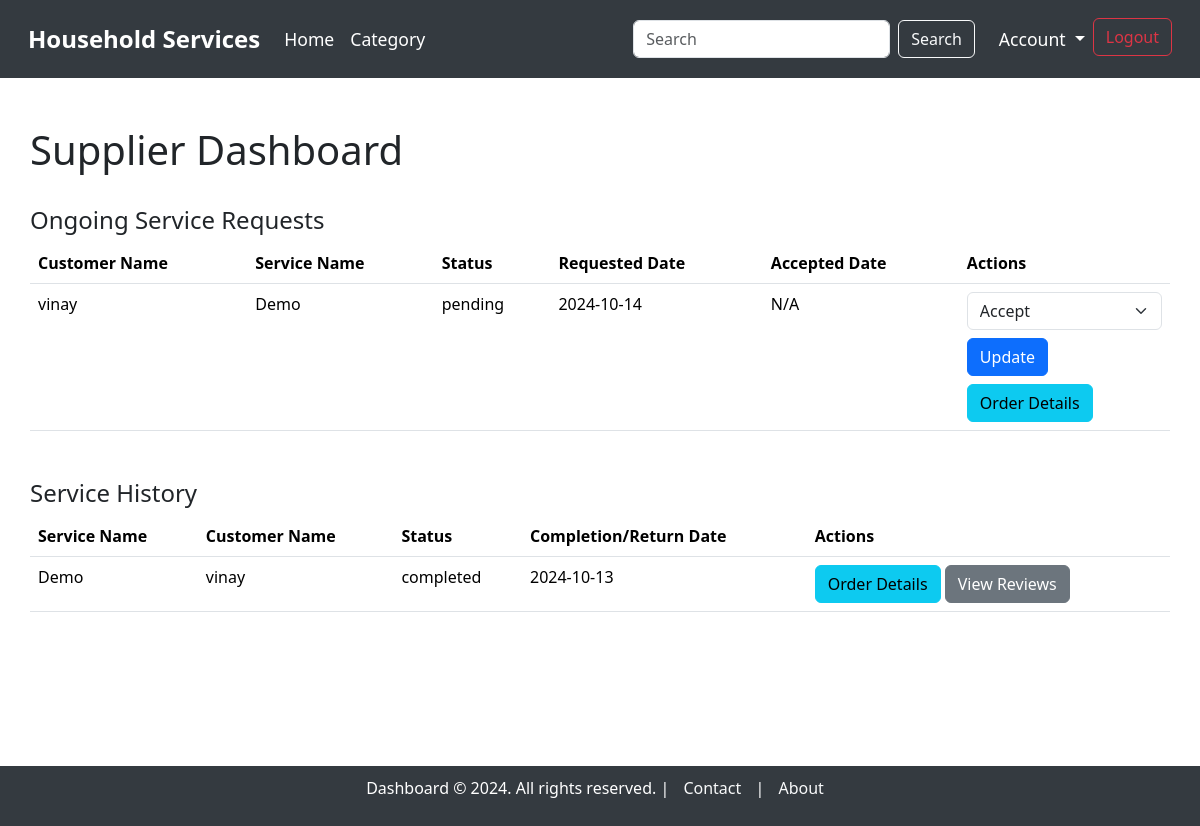
/supplier_dashboard (signed in), run on an earlier commit of the app's database.
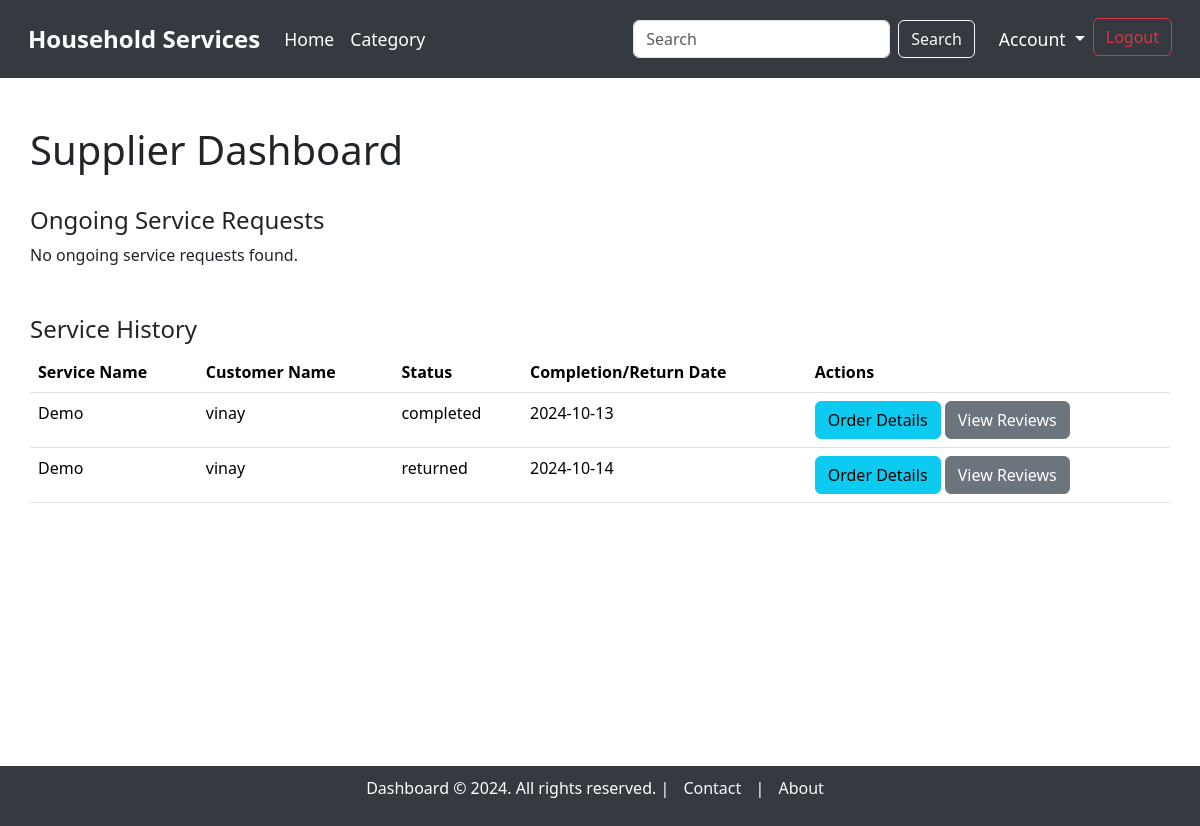
And on a later commit of the database.
### model.py (models this page shows, shortened)
class ServiceRequest(db.Model):
    __tablename__ = "service_requests"
    service_request_id = db.Column(db.Integer, autoincrement=True, primary_key=True)
    service_id = db.Column(db.Integer, db.ForeignKey('service.service_id'), nullable=False)
    user_id = db.Column(db.Integer, db.ForeignKey('users.user_id'), nullable=False)
    supplier_id = db.Column(db.Integer, db.ForeignKey('users.user_id'), nullable=True)  # Link to supplier (optional)
    service_description = db.Column(db.String, nullable=False)
    experience_years = db.Column(db.Integer, nullable=True)
    created_at = db.Column(db.DateTime, default=datetime.utcnow)
    updated_at = db.Column(db.DateTime, default=datetime.utcnow, onupdate=datetime.utcnow)
    date_requested = db.Column(db.DateTime, default=datetime.utcnow, nullable=True)
    date_issued = db.Column(db.DateTime, nullable=True)  #accepted date
    date_completed = db.Column(db.DateTime, nullable=True)
    date_returned = db.Column(db.DateTime, nullable=True)
    status = db.Column(db.String, default='pending')  # 'pending', 'accepted', 'rejected', 'completed', 'returned', 'cancelled'
    price = db.Column(db.Integer, nullable=False)  # Price associated with the service
    customer = db.relationship('User', foreign_keys=[user_id], backref='customer_requests')
    supplier = db.relationship('User', foreign_keys=[supplier_id], backref='supplier_requests')
    service = db.relationship('Service', backref='requests')

class User(db.Model):
    __tablename__ = "users"
    user_id = db.Column(db.Integer, autoincrement=True, primary_key=True)
    full_name = db.Column(db.String, nullable=False)
    username = db.Column(db.String, unique=True, nullable=False)
    email = db.Column(db.String, unique=True, nullable=False)
    password = db.Column(db.String, nullable=False)
    address = db.Column(db.String, nullable=False)
    pincode = db.Column(db.String, nullable=False)
    role = db.Column(db.String, nullable=False)  # 'customer' or 'supplier'
    service_name = db.Column(db.String)  # Only applicable if the user is a supplier
    experience_years = db.Column(db.Integer)  # Only applicable if the user is a supplier
    document = db.Column(db.String)  # Path or name of the uploaded document, only for suppliers

class Service(db.Model):
    __tablename__ = "service"
    service_id = db.Column(db.Integer, autoincrement=True, primary_key=True)
    category_id = db.Column(db.Integer, db.ForeignKey('category.category_id'), nullable=False)  # Link to Category model
    supplier_id = db.Column(db.Integer, db.ForeignKey('users.user_id'), nullable=False)  # Link to the supplier
    service_name = db.Column(db.String, unique=True, nullable=False)
    service_description = db.Column(db.String, nullable=False)
    created_at = db.Column(db.DateTime, default=datetime.utcnow)
    updated_at = db.Column(db.DateTime, default=datetime.utcnow, onupdate=datetime.utcnow)
    price = db.Column(db.Integer)
    image = db.Column(db.String)  # Path to the uploaded image
    supplier = db.relationship('User', backref='services')  # Relationship to supplier (User)
    category = db.relationship('Category', backref='services')  # Relationship to Category

### main.py (the view)
@app.route('/supplier_dashboard', methods=['GET'])
@login_required(role="supplier")
def supplier_dashboard():
    user_id = session.get('user_id')
    services = Service.query.filter_by(supplier_id=user_id).all()
    service_requests = ServiceRequest.query.filter(ServiceRequest.service_id.in_([service.service_id for service in services]),
                                                   ServiceRequest.status.in_(['pending', 'accepted'])).all()
    history_requests = ServiceRequest.query.filter(ServiceRequest.service_id.in_([service.service_id for service in services]),
                                                   ServiceRequest.status.in_(['completed', 'returned'])).all()
    return render_template('dashboard/supplier_dashboard.html',
                           service_requests=service_requests,
                           history_requests=history_requests)

### main.py (called while the page is built)
def login_required(role):
    def wrapper(original):
        @wraps(original)
        def inner(*args, **kwargs):  # *args = list of arguments, **kwargs = key word arguments
            if session.get("username") and session.get("role") == role:
                return original(*args, **kwargs)
            else:
                flash(f"You need to login as {role}", "warning")
                return redirect(url_for("login"))
        return inner
    return wrapper

### templates/dashboard/supplier_dashboard.html (shortened to what this page needs)
{% extends 'base_dashboard.html' %}
{% block content %}
<div class="container mt-5">
    <h1>Supplier Dashboard</h1>
    <br>
    <h4>Ongoing Service Requests</h4>
    {% if service_requests %}
        <table class="table">
            <thead>
                <tr>
                    <th>Customer Name</th>
                    <th>Service Name</th>
                    <th>Status</th>
                    <th>Requested Date</th>
                    <th>Accepted Date</th>
                    <th>Actions</th>
                </tr>
            </thead>
            <tbody>
                {% for request in service_requests %}
                    <tr>
                        <td>{{ request.customer.full_name }}</td>
                        <td>{{ request.service.service_name }}</td>
                        <td>{{ request.status }}</td>
                        <td>{{ request.date_requested.strftime('%Y-%m-%d') }}</td>
                        <td>{{ request.date_issued.strftime('%Y-%m-%d') if request.date_issued else 'N/A' }}</td>
                        <td>
                            <form action="{{ url_for('update_service_request', service_request_id=request.service_request_id) }}" method="POST">
                                <select name="status" class="form-select">
                                    <option value="accepted">Accept</option>
                                </select>
                                <button type="submit" class="btn btn-primary mt-2">Update</button>
                            </form>
                            <a href="{{ url_for('order_details', service_request_id=request.service_request_id) }}" class="btn btn-info mt-2">Order Details</a>
                        </td>
                    </tr>
                {% endfor %}
            </tbody>
        </table>
    {% else %}
        <p>No ongoing service requests found.</p>
    {% endif %}
    <h4 class="mt-5">Service History</h4>
    {% if history_requests %}
        <table class="table">
            <thead>
                <tr>
                    <th>Service Name</th>
                    <th>Customer Name</th>
                    <th>Status</th>
                    <th>Completion/Return Date</th>
                    <th>Actions</th>
                </tr>
            </thead>
            <tbody>
                {% for request in history_requests %}
                    <tr>
                        <td>{{ request.service.service_name }}</td>
                        <td>{{ request.customer.full_name }}</td>
                        <td>{{ request.status }}</td>
                        <td>
                            {% if request.status == 'completed' %}
                                {{ request.date_completed.strftime('%Y-%m-%d') if request.date_completed else 'N/A' }}
                            {% elif request.status == 'returned' %}
                                {{ request.date_returned.strftime('%Y-%m-%d') if request.date_returned else 'N/A' }}
                            {% elif request.status == 'rejected' %}
                                {{ request.date_rejected.strftime('%Y-%m-%d') if request.date_rejected else 'N/A' }}
                            {% else %}
                                N/A
                            {% endif %}
                        </td>
                        <td>
                            <a href="{{ url_for('order_details', service_request_id=request.service_request_id) }}" class="btn btn-info">Order Details</a>
                            {% if request.status in ['completed', 'returned', 'rejected'] %}
                                <a href="{{ url_for('view_reviews', service_request_id=request.service_request_id) }}" class="btn btn-secondary">View Reviews</a>
                            {% endif %}
                        </td>
                    </tr>
                {% endfor %}
            </tbody>
        </table>
    {% else %}
        <p>No service history found.</p>
    {% endif %}
</div>
{% endblock %}

What changed in the data, as far as the page shows it:
no longer on this page (row edited): ServiceRequest: customer.full_name "vinay", service.service_name "Demo", status "pending", date_requested "2024-10-14", date_issued "N/A", shown under "Ongoing Service Requests"
added ServiceRequest: service.service_name "Demo", customer.full_name "vinay", status "returned", date_returned "2024-10-14", shown under "Service History"
Also different on the page:
text no longer shown: "Customer Name Service Name Status Requested Date Accepted Date Actions"
text now shown: "No ongoing service requests found."
